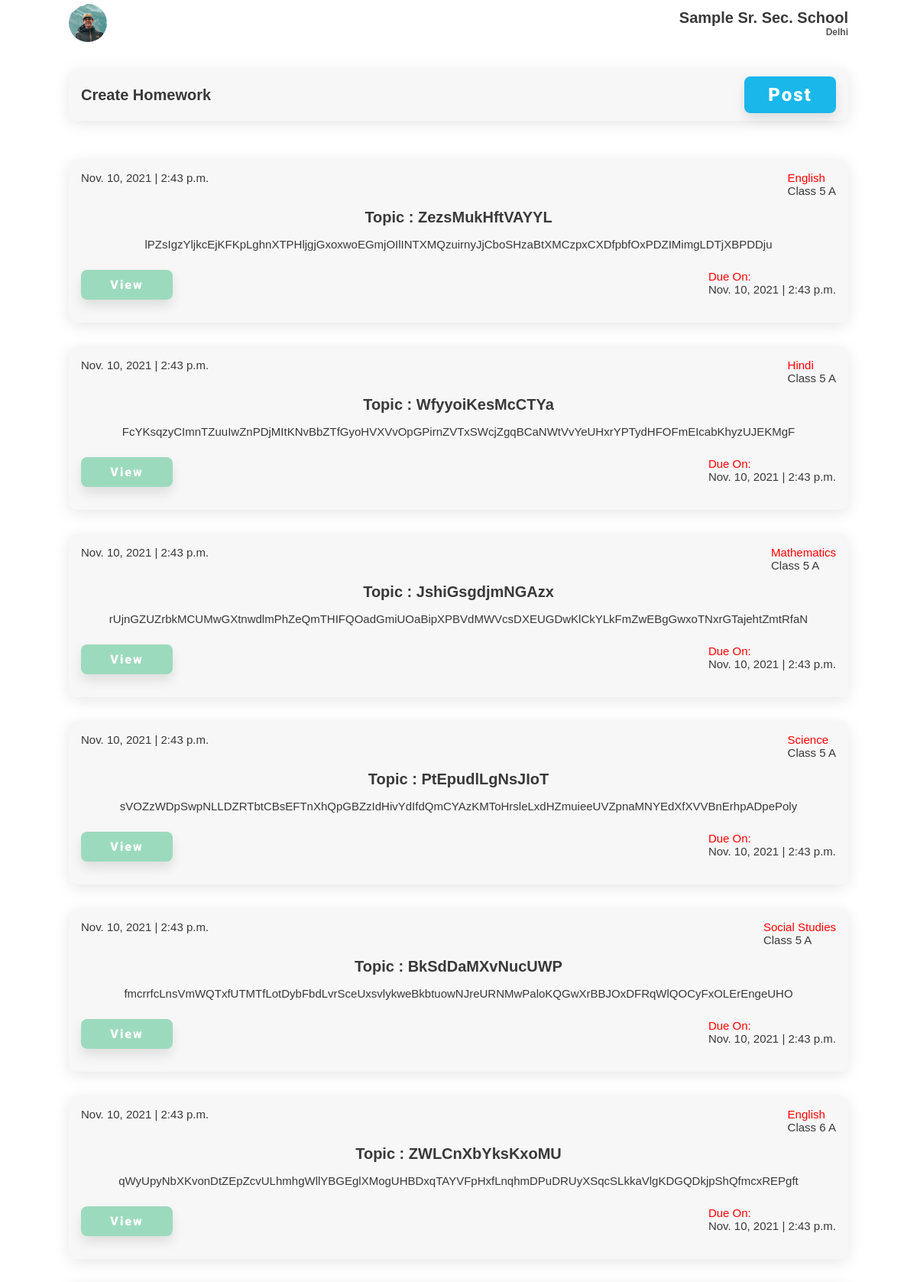
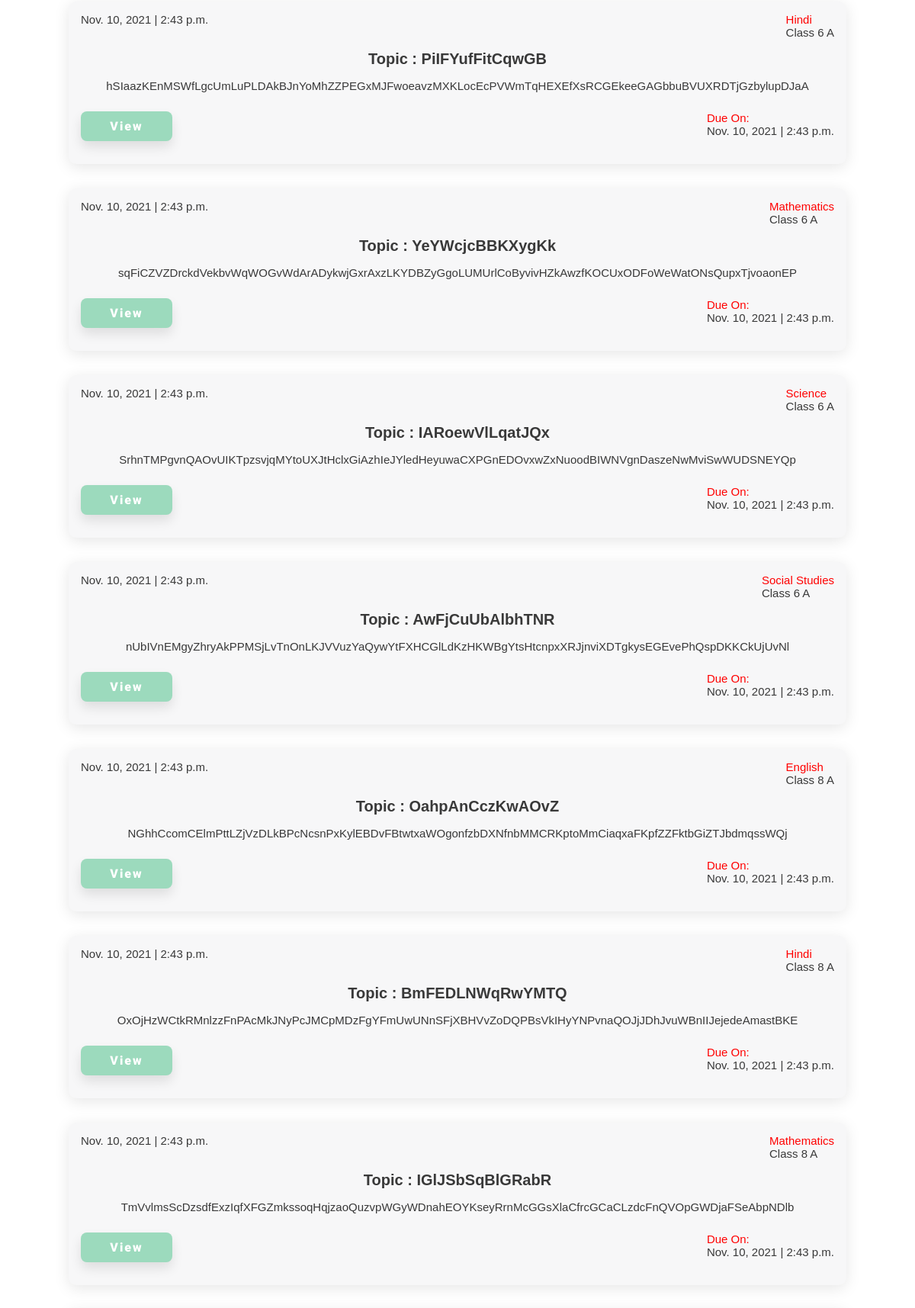
The page /homework/teacher/ (signed in, upper part) on the database its author committed (2 pictures, top to bottom).
### homework/models.py (models this page shows)
class Student_Homework(models.Model):
    subject = models.ForeignKey(subject, on_delete=models.CASCADE)
    homework = models.ForeignKey(Homework, on_delete=models.CASCADE)
    Class = models.ForeignKey(classSection, on_delete=models.CASCADE)

class Homework(models.Model):
    topic = models.CharField(max_length=200)
    desc = models.CharField(max_length=2000)
    due_date = models.DateTimeField()
    date = models.DateTimeField(auto_now=True)

### teacher/models.py (models this page shows)
class subject(models.Model):
    subject = models.CharField(max_length=50)
    Class = models.ForeignKey(classSection, on_delete=models.PROTECT)
    teacher = models.ForeignKey(teacher, on_delete=models.PROTECT)

class classSection(models.Model):
    Class = models.IntegerField()
    section = models.CharField(max_length=50)
    teacher = models.OneToOneField(teacher, on_delete=models.PROTECT)

### homework/views.py (the view)
# urls.py: path('teacher/', views.homeworkTeacher, name='homeworkTeacher'),
def homeworkTeacher(request):
    subjects = subject.objects.filter(teacher = teacher.objects.get(user = request.user))
    classes = []
    for sub in subjects:
        classes.append(sub.Class)
    homeworks = []
    for Class in classes:
        student_homework = Student_Homework.objects.filter(Class = Class)
        for hw in student_homework:
            homeworks.append(hw)
    return render(request, 'homeworkTeacher.html', {'homeworks': homeworks})

### templates/teacher/homeworkteacher.html
{% extends 'attendance.html' %}
{% load static %}
{% block extra-head %}
    <link rel="stylesheet" href="{% static '/css/style.css' %}" />
    <link rel="stylesheet" href="{% static '/css/attendance.css' %}" />
    <link rel="stylesheet" href="{% static '/css/notice.css' %}" />
{% endblock extra-head %}
{% block content %}
    <section id="main">
    <section id="start-att">
        <div class="component-back">
          <div>
            <h2>Create Homework</h2>
          </div>
          <a href="{% url 'homework:createHomework' %}"
            ><button class="btn btn-lg">Post</button></a
          >
        </div>
      </section>
      <section id="home-menu">
        <div class="home-menu">
          {% for homework in homeworks %}
          <div class="menu-list notice-list">
            <div class="notice-list-info">
              <p>{{ homework.homework.date.date }} | {{ homework.homework.date.time }}</p>
              <p>
                <span>{{ homework.subject.subject }} </span><br />
                <span>Class {{ homework.Class.Class }} {% if homework.Class.section %}{{ homework.Class.section }}{% endif %}</span>
              </p>
            </div>
            <h2>Topic : {{ homework.homework.topic }}</h2>
            <p>
              {{ homework.homework.desc }}
            </p>
            <div class="duedate-submit-btn">
              <button class="btn btn-green">View</button>
              <p><span>Due On: </span><br /><span>{{ homework.homework.due_date.date }} | {{ homework.homework.due_date.time }}</span></p>
            </div>
          </div>
          {% endfor %}
        </div>
      </section>
    </section>
{% endblock content %}

### static/css/style.css (style rules this page uses)
:root { --dark-green: #1ab7ea; --light-green: #9cdabd; --dark-red: #fb3f4a; --light-red: #fb878e; --light-red: #2196f3; --light-grey: #f7f7f8; --dark-grey: #e7e7e8; --dark: #393939; --faded: #555555; --center-width: 85%; }
* { box-sizing: border-box; margin: 0; padding: 0; }
body { font-family: "Arial", sans-serif; -webkit-font-smoothing: antialiased; }
a { text-decoration: none; }
* { margin: 0; padding: 0; }
#main { margin: auto; margin-bottom: 60px; width: 100%; background-color: #fff; }
.home-menu, .goto { margin: 35px auto 0; width: var(--center-width); display: flex; flex-direction: column; justify-content: space-between; }
.menu-list, .component-back { background-color: var(--light-grey); border-radius: 10px; display: flex; justify-content: space-between; align-items: center; margin: 1em 0; padding: 10px 16px; transition: all 0.5s ease 0s; box-shadow: 0px 4px 20px rgba(0, 0, 0, 0.1); }
.btn { display: inline-block; background: var(--dark-green); color: #fff; padding: 10px 15px; min-width: 120px; font-size: 1rem; text-align: center; border: none; cursor: pointer; outline: none; box-shadow: 0px 8px 15px rgba(0, 0, 0, 0.1); transition: all 0.3s ease 0s; border-radius: 8px; letter-spacing: 2px; font-family: "Roboto", sans-serif; font-weight: 900; }
.btn-lg { font-size: 1.5rem; }
.btn-green { background-color: var(--light-green); }
p { color: var(--dark); font-size: 15px; font-weight: 300; }
h2 { color: var(--dark); text-transform: capitalize; font-size: 20px; font-weight: 600; }

### static/css/attendance.css (style rules this page uses)
#start-att { width: 85%; margin: auto; }

### static/css/notice.css (style rules this page uses)
.notice-list { flex-direction: column; }
.notice-list > * { margin: 5px 0px; }
.notice-list h2 { margin: 10px 0; }
.notice-list-info { width: 100%; display: flex; justify-content: space-between; }
.notice-list-info > p > span:nth-child(1), .duedate-submit-btn > p > span:nth-child(1) { color: red; }
.duedate-submit-btn { display: flex; width: 100%; justify-content: space-between; margin: 20px 0; }

### rows shown on the page
Student_Homework: homework "Nov. 10, 2021", homework.date.time "2:43 p.m.", subject.subject "English", Class.Class "5", Class.section "A", homework.topic "ZezsMukHftVAYYL", homework.desc "lPZsIgzYljkcEjKFKpLghnXTPHljgjGxoxwoEGmjOIlINTXMQzuirnyJjCboSHzaBtXMCzpxCXDfpbfOxPDZIMimgLDTjXBPDDju", homework.due_date "Nov. 10, 2021", homework.due_date.time "2:43 p.m."
Student_Homework: homework "Nov. 10, 2021", homework.date.time "2:43 p.m.", subject.subject "Hindi", Class.Class "5", Class.section "A", homework.topic "WfyyoiKesMcCTYa", homework.desc "FcYKsqzyCImnTZuuIwZnPDjMItKNvBbZTfGyoHVXVvOpGPirnZVTxSWcjZgqBCaNWtVvYeUHxrYPTydHFOFmEIcabKhyzUJEKMgF", homework.due_date "Nov. 10, 2021", homework.due_date.time "2:43 p.m."
Student_Homework: homework "Nov. 10, 2021", homework.date.time "2:43 p.m.", subject.subject "Mathematics", Class.Class "5", Class.section "A", homework.topic "JshiGsgdjmNGAzx", homework.desc "rUjnGZUZrbkMCUMwGXtnwdlmPhZeQmTHIFQOadGmiUOaBipXPBVdMWVcsDXEUGDwKlCkYLkFmZwEBgGwxoTNxrGTajehtZmtRfaN", homework.due_date "Nov. 10, 2021", homework.due_date.time "2:43 p.m."
Student_Homework: homework "Nov. 10, 2021", homework.date.time "2:43 p.m.", subject.subject "Science", Class.Class "5", Class.section "A", homework.topic "PtEpudlLgNsJIoT", homework.desc "sVOZzWDpSwpNLLDZRTbtCBsEFTnXhQpGBZzIdHivYdIfdQmCYAzKMToHrsleLxdHZmuieeUVZpnaMNYEdXfXVVBnErhpADpePoly", homework.due_date "Nov. 10, 2021", homework.due_date.time "2:43 p.m."
Student_Homework: homework "Nov. 10, 2021", homework.date.time "2:43 p.m.", subject.subject "Social Studies", Class.Class "5", Class.section "A", homework.topic "BkSdDaMXvNucUWP", homework.desc "fmcrrfcLnsVmWQTxfUTMTfLotDybFbdLvrSceUxsvlykweBkbtuowNJreURNMwPaloKQGwXrBBJOxDFRqWlQOCyFxOLErEngeUHO", homework.due_date "Nov. 10, 2021", homework.due_date.time "2:43 p.m."
Student_Homework: homework "Nov. 10, 2021", homework.date.time "2:43 p.m.", subject.subject "English", Class.Class "6", Class.section "A", homework.topic "ZWLCnXbYksKxoMU", homework.desc "qWyUpyNbXKvonDtZEpZcvULhmhgWllYBGEglXMogUHBDxqTAYVFpHxfLnqhmDPuDRUyXSqcSLkkaVlgKDGQDkjpShQfmcxREPgft", homework.due_date "Nov. 10, 2021", homework.due_date.time "2:43 p.m."
Student_Homework: homework "Nov. 10, 2021", homework.date.time "2:43 p.m.", subject.subject "Hindi", Class.Class "6", Class.section "A", homework.topic "PiIFYufFitCqwGB", homework.desc "hSIaazKEnMSWfLgcUmLuPLDAkBJnYoMhZZPEGxMJFwoeavzMXKLocEcPVWmTqHEXEfXsRCGEkeeGAGbbuBVUXRDTjGzbylupDJaA", homework.due_date "Nov. 10, 2021", homework.due_date.time "2:43 p.m."
Student_Homework: homework "Nov. 10, 2021", homework.date.time "2:43 p.m.", subject.subject "Mathematics", Class.Class "6", Class.section "A", homework.topic "YeYWcjcBBKXygKk", homework.desc "sqFiCZVZDrckdVekbvWqWOGvWdArADykwjGxrAxzLKYDBZyGgoLUMUrlCoByvivHZkAwzfKOCUxODFoWeWatONsQupxTjvoaonEP", homework.due_date "Nov. 10, 2021", homework.due_date.time "2:43 p.m."
Student_Homework: homework "Nov. 10, 2021", homework.date.time "2:43 p.m.", subject.subject "Science", Class.Class "6", Class.section "A", homework.topic "IARoewVlLqatJQx", homework.desc "SrhnTMPgvnQAOvUIKTpzsvjqMYtoUXJtHclxGiAzhIeJYledHeyuwaCXPGnEDOvxwZxNuoodBIWNVgnDaszeNwMviSwWUDSNEYQp", homework.due_date "Nov. 10, 2021", homework.due_date.time "2:43 p.m."
Student_Homework: homework "Nov. 10, 2021", homework.date.time "2:43 p.m.", subject.subject "Social Studies", Class.Class "6", Class.section "A", homework.topic "AwFjCuUbAlbhTNR", homework.desc "nUbIVnEMgyZhryAkPPMSjLvTnOnLKJVVuzYaQywYtFXHCGlLdKzHKWBgYtsHtcnpxXRJjnviXDTgkysEGEvePhQspDKKCkUjUvNl", homework.due_date "Nov. 10, 2021", homework.due_date.time "2:43 p.m."
Student_Homework: homework "Nov. 10, 2021", homework.date.time "2:43 p.m.", subject.subject "English", Class.Class "8", Class.section "A", homework.topic "OahpAnCczKwAOvZ", homework.desc "NGhhCcomCElmPttLZjVzDLkBPcNcsnPxKylEBDvFBtwtxaWOgonfzbDXNfnbMMCRKptoMmCiaqxaFKpfZZFktbGiZTJbdmqssWQj", homework.due_date "Nov. 10, 2021", homework.due_date.time "2:43 p.m."
Student_Homework: homework "Nov. 10, 2021", homework.date.time "2:43 p.m.", subject.subject "Hindi", Class.Class "8", Class.section "A", homework.topic "BmFEDLNWqRwYMTQ", homework.desc "OxOjHzWCtkRMnlzzFnPAcMkJNyPcJMCpMDzFgYFmUwUNnSFjXBHVvZoDQPBsVkIHyYNPvnaQOJjJDhJvuWBnIIJejedeAmastBKE", homework.due_date "Nov. 10, 2021", homework.due_date.time "2:43 p.m."
Student_Homework: homework "Nov. 10, 2021", homework.date.time "2:43 p.m.", subject.subject "Mathematics", Class.Class "8", Class.section "A", homework.topic "IGlJSbSqBlGRabR", homework.desc "TmVvlmsScDzsdfExzIqfXFGZmkssoqHqjzaoQuzvpWGyWDnahEOYKseyRrnMcGGsXlaCfrcGCaCLzdcFnQVOpGWDjaFSeAbpNDlb", homework.due_date "Nov. 10, 2021", homework.due_date.time "2:43 p.m."
